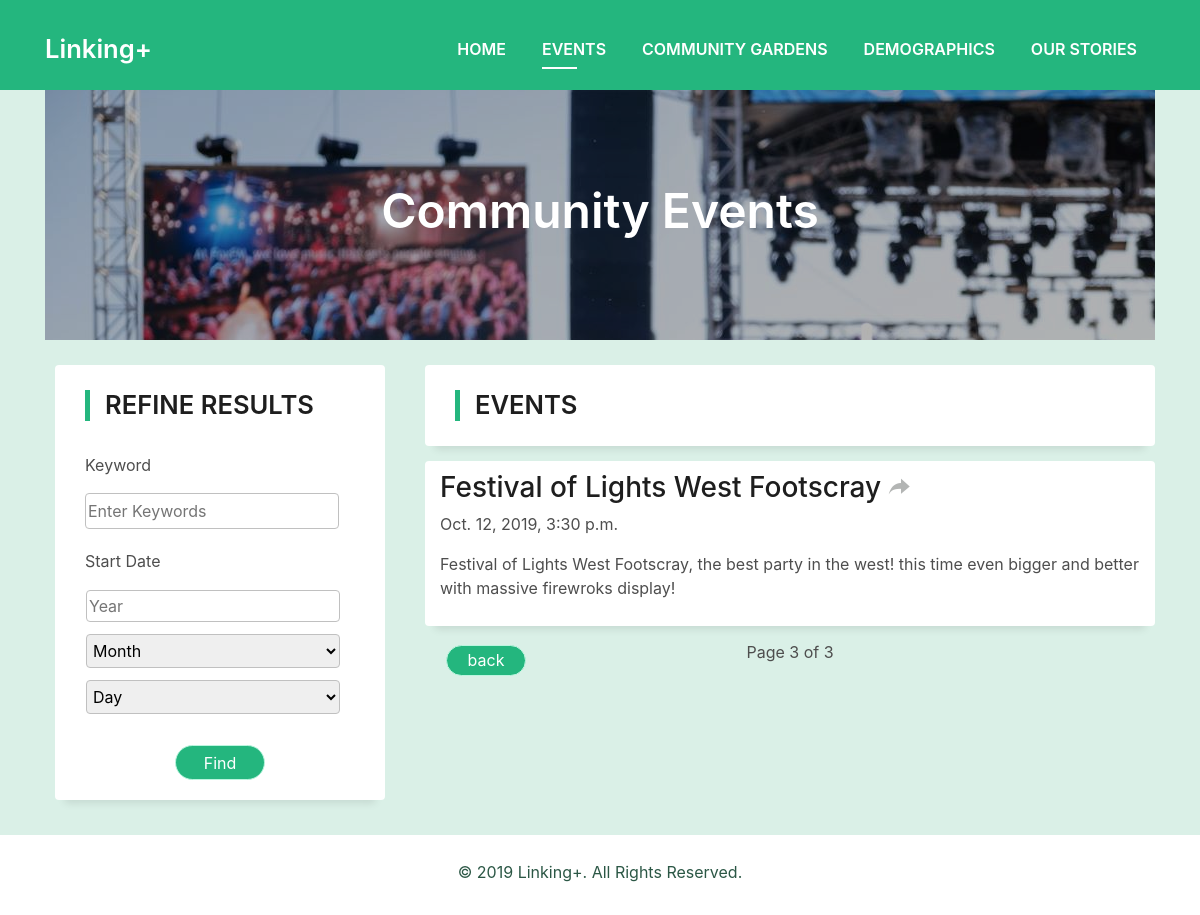
/immigrant/events?page=3, run on an earlier commit of the app's database.
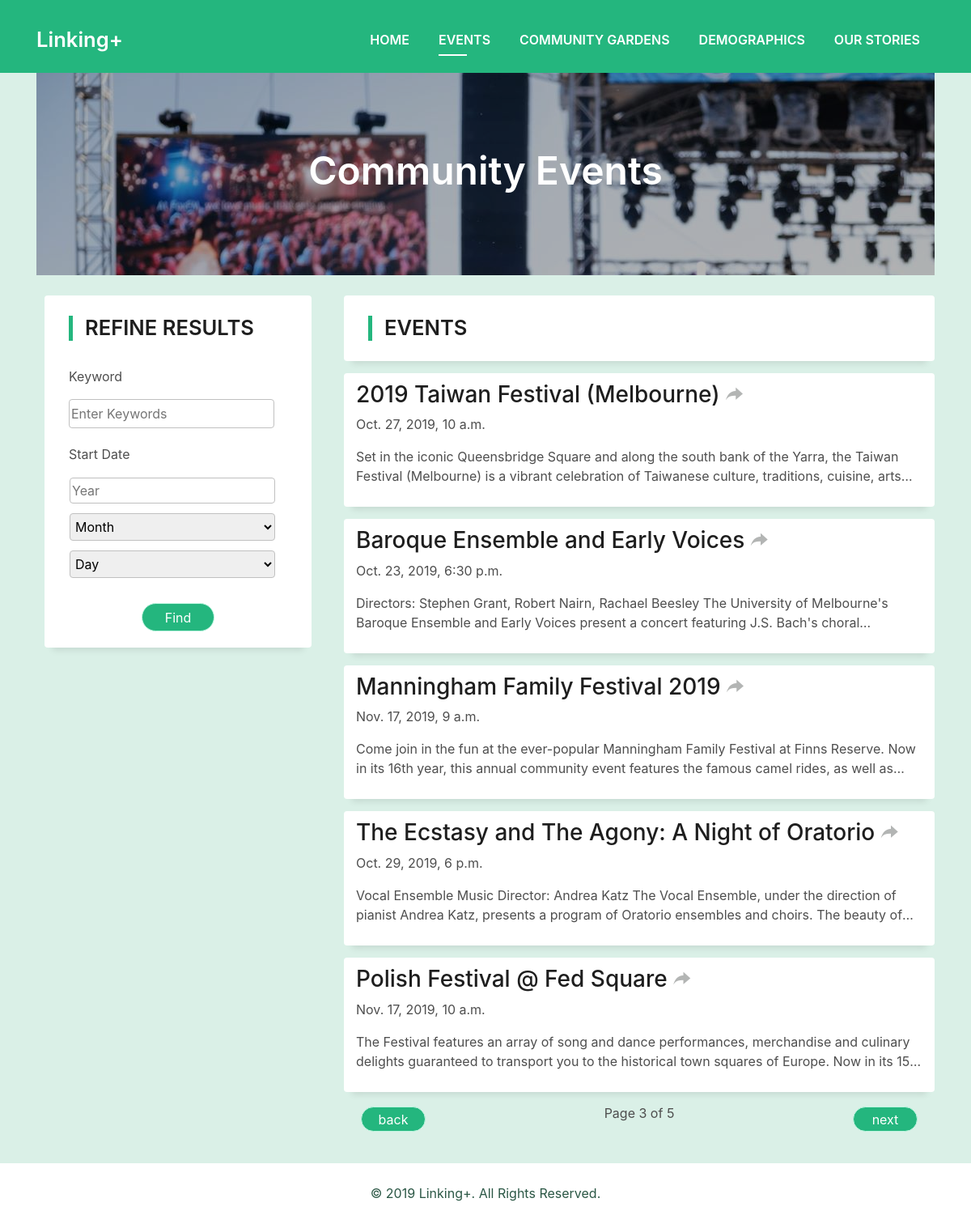
And on a later commit of the database.
### Immigrant/models.py (models this page shows, shortened)
class Event(models.Model):
    title = models.CharField(max_length=100)
    description = models.TextField()
    link = models.CharField(max_length=300)
    start_date = models.DateTimeField()
    end_date = models.DateTimeField()

### Immigrant/views.py (the view)
# urls.py: path('events', views.event_display, name='event_display'),
def event_display(request):
    events = Event.objects.all()
    paginator = Paginator(events, 5)
    page_num = request.GET.get('page', 1)
    page_of_events = paginator.get_page(page_num)
    context = {}
    context['page_of_events'] = page_of_events
    return render(request, "event_display.html", context)

### Immigrant/templates/event_display.html (shortened to what this page needs)
{% extends 'layout.html' %}
{% load staticfiles %}
{% block content %}
    <div style="background-color: #24b67e; height: 90px;"></div>
    <section id="event">
        <div class="container" style="height: 250px;">
            <div style="background-image: url(/static/images/event.jpg);">
                <div class="intro-content display-table">
                    <div class="table-cell box-banner">
                        <div align="center" class="container" >
                            <h2 class="box-banner-text">Community Events</h2>
                        </div>
                    </div>
                </div>
            </div>
        </div>
        <div class="container info-area">
            <div class="row">
                <div class="col-xs-12 col-md-5 col-lg-4">
                    <div class="find-area">
                        <h2 class="sidebar-title">Refine Results</h2>
                        <form action="{% url 'search' %}">
                            <div align="center">
                                <div class="row find-div">
                                    <div class="col-xs-4">
                                        <p style="margin-right: 15px;">Keyword&nbsp;</p>
                                    </div>
                                    <div class="col-xs-8">
                                        <input type="text" name="keyword" placeholder="Enter Keywords" value="" class="find-input">
                                    </div>
                                </div>
                                <div class="row find-div">
                                    <div class="col-xs-4">
                                        <p style="margin-right: 5px;">Start&nbsp;Date&nbsp;</p>
                                    </div>
                                    <div class="col-xs-8">
                                        <table>
                                            <tr>
                                                <td>
                                                    <input id="year" type="number" name="year" placeholder="Year" value="" class="find-input" onblur="checkYear()" oninput="changeDate()">
                                                </td>
                                            </tr>
                                            <tr>
                                                <td>
                                                    <select id="month" class="find-input" style="margin: 10px 0;" onchange="changeDate()">
                                                        <option value="0" name="">Month</option>
                                                    </select>
                                                </td>
                                            </tr>
                                            <tr>
                                                <td>
                                                    <select id="day" class="find-input" onchange="changeDay()">
                                                        <option value="0">Day</option>
                                                    </select>
                                                </td>
                                            </tr>
                                        </table>
                                    </div>
                                </div>
                                <button class="button button-a button-rouded" type="submit" style="width: 90px; margin-top: 30px; margin-bottom: 10px;">Find</button>
                            </div>
                        </form>
                    </div>
                </div>
                <div class="col-xs-12 col-md-7 col-lg-8">
                    <div class="event-unit" style="padding-top: 25px;">
                        <h2 class="sidebar-title" style="margin-bottom: 15px;">Events</h2>
                    </div>
                    {% for event in page_of_events %}
                        <div class="event-unit">
                            <h3><a href="{{ event.link }}" target="_blank">{{ event.title }}&nbsp;<span style="color: #b3b5b4;"><i class="ion-forward"></i></span></a></h3>
                            <p>{{ event.start_date }}</p>
                            <p class="event-desc">{{ event.description }}</p>
                        </div>
                    {% endfor %}
                    <div class="row" style="margin-bottom: 15px;">
                        <table style="width: 100%;">
                            <tr align="center">
                                <td style="width: 20%;">
                                    {% if page_of_events.has_previous %}
                                        <a class="button button-a button-rouded" style="width: 80px;" href="{% url 'event_display' %}?page={{ page_of_events.previous_page_number }}">
                                            back
                                        </a>
                                    {% endif %}
                                </td>
                                <td style="width: 60%"><p>Page {{ page_of_events.number }} of {{ page_of_events.paginator.num_pages }}</p></td>
                                <td style="width: 20%;">
                                    {% if page_of_events.has_next %}
                                        <a class="button button-a button-rouded" style="width: 80px;" href="{% url 'event_display' %}?page={{ page_of_events.next_page_number }}">
                                            next
                                        </a>
                                    {% endif %}
                                </td>
                            </tr>
                        </table>
                    </div>
                </div>
            </div>
        </div>
    </section>
{% endblock %}
{% block events %}
    active
{% endblock %}

### templates/layout.html (shortened to what this page needs)
{% load staticfiles %}
<html lang="en">
<head>
    <link rel="stylesheet" href="/static/lib/bootstrap/css/bootstrap.min.css">
    <link rel="stylesheet" href="/static/lib/font-awesome/css/font-awesome.min.css">
    <link rel="stylesheet" href="/static/lib/animate/animate.min.css">
    <link rel="stylesheet" href="/static/lib/ionicons/css/ionicons.min.css">
    <link rel="stylesheet" href="/static/lib/owlcarousel/assets/owl.carousel.min.css">
    <link rel="stylesheet" href="/static/lib/lightbox/css/lightbox.min.css">
    <link rel="stylesheet" href="/static/css/style.css">
</head>
<body>
    <div class="main-container">
        <nav class="navbar navbar-b navbar-trans navbar-expand-md fixed-top" id="mainNav">
            <div class="container">
                <a class="navbar-brand js-scroll" href="{% url 'home' %}">
                    Linking+
                </a>
                <div class="navbar-collapse collapse justify-content-end" id="navbarDefault">
                    <ul class="navbar-nav">
                        <li class="nav-item">
                            <a class="nav-link js-scroll {% block home %}{% endblock %}" href="{% url 'home' %}">Home</a>
                        </li>
                        <li class="nav-item">
                            <a class="nav-link js-scroll {% block events %}{% endblock %}" href="{% url 'event_display' %}">Events</a>
                        </li>
                        <li class="nav-item">
                            <a class="nav-link js-scroll {% block gardens %}{% endblock %}" href="{% url 'garden_report' %}">Community Gardens</a>
                        </li>
                        <li class="nav-item">
                            <a class="nav-link js-scroll {% block maps %}{% endblock %}" href="{% url 'map_display' %}">Demographics</a>
                        </li>
                        <li class="nav-item">
                            <a class="nav-link js-scroll {% block about %}{% endblock %}" href="{% url 'about' %}">Our Stories</a>
                        </li>
                    </ul>
                </div>
            </div>
        </nav>
        {% block content %}{% endblock %}
        <footer>
            <div class="container">
                <div style="color: #2b5745;" align="center">
                    &copy; 2019 Linking+. All Rights Reserved.
                </div>
            </div>
        </footer>
    </div>
</body>
</html>

### static/css/style.css (style rules this page uses)
body { background-color: #fff; color: #4e4e4e; }
.main-container { width: 100%; background-color: #daf0e7; }
h1, h2, h3, h4, h5, h6 { color: #1e1e1e; }
a { color: #1e1e1e; transition: all 0.5s ease-in-out; }
.display-table { width: 100%; height: 100%; display: table; }
.table-cell { display: table-cell; vertical-align: middle; }
.box-banner { background-color: rgba(0, 0, 0, 0.3); height: 100%; width: 100%; }
.box-banner-text { font-weight: 640; color: white; font-size: 3rem; }
.navbar-b { transition: all .5s ease-in-out; background-color: transparent; padding-top: 1.563rem; padding-bottom: 1.563rem; }
.navbar-b.navbar-trans .nav-item, .navbar-b.navbar-reduce .nav-item { position: relative; padding-right: 10px; padding-left: 0; }
.navbar-b.navbar-trans .nav-link, .navbar-b.navbar-reduce .nav-link { color: #fff; text-transform: uppercase; font-weight: 600; }
.navbar-b.navbar-trans .nav-link:before, .navbar-b.navbar-reduce .nav-link:before { content: ''; position: absolute; margin-left: 0px; width: 0%; bottom: 0; left: 0; height: 2px; transition: all 500ms ease; }
.navbar-b.navbar-trans .show > .nav-link:before, .navbar-b.navbar-trans .active > .nav-link:before, .navbar-b.navbar-trans .nav-link.show:before, .navbar-b.navbar-trans .nav-link.active:before, .navbar-b.navbar-reduce .show > .nav-link:before, .navbar-b.navbar-reduce .active > .nav-link:before, .navbar-b.navbar-reduce .nav-link.show:before, .navbar-b.navbar-reduce .nav-link.active:before { width: 35px; }
.navbar-b.navbar-trans .nav-link:before { background-color: #fff; }
.navbar-b.navbar-trans .show > .nav-link, .navbar-b.navbar-trans .active > .nav-link, .navbar-b.navbar-trans .nav-link.show, .navbar-b.navbar-trans .nav-link.active { color: #fff; }
.navbar-b .navbar-brand { color: #fff; font-size: 1.6rem; font-weight: 600; }
form { margin: 0 0 0; }
.info-area { margin-top: 10px; }
.find-area { background-color: #ffffff; margin: 15px 10px; padding: 10px 15px; padding-top: 25px; border-radius: 4px; box-shadow: 0 13px 8px -10px rgba(0, 0, 0, 0.1); }
.find-div { margin-top: 20px; margin-left: 15px; margin-right: 5px; }
.find-input { width: 100%; padding: 5px 2px; border-radius: 4px; border: 1px solid #C0C0C0; }
.event-unit { background-color: #ffffff; margin: 15px 0; padding: 10px 15px; border-radius: 4px; box-shadow: 0 13px 8px -10px rgba(0, 0, 0, 0.1); }
.event-desc { overflow: hidden; text-overflow: ellipsis; display: -webkit-box; display: box; -webkit-line-clamp: 2; -webkit-box-orient: vertical; }
.sidebar-title { font-size: 1.6rem; font-weight: 600; border-left: 5px solid #24b67e; padding-left: 15px; text-transform: uppercase; margin-left: 15px; margin-bottom: 2rem; }
footer { text-align: center; margin-top: 20px; height: 80px; padding-top: 25px; background-color: #fff; }
.button { display: inline-block; padding: .3rem .6rem; text-align: center; vertical-align: middle; -webkit-user-select: none; -moz-user-select: none; -ms-user-select: none; user-select: none; font-size: 1rem; border-radius: .3rem; border: 1px solid transparent; transition: all 500ms ease; cursor: pointer; }
.button-a { background-color: #24b67e; color: #fff; border-color: #bbf5df; }
.button-rouded { border-radius: 5rem; }
@media (min-width: 768px) { .navbar-b.navbar-trans .nav-item, .navbar-b.navbar-reduce .nav-item { padding-left: 10px; } }
@media (min-width: 768px) { .navbar-b.navbar-trans .nav-link:before, .navbar-b.navbar-reduce .nav-link:before { margin-left: 18px; } }

What changed in the data, as far as the page shows it:
changed Event: title "Festival of Lights West Footscray" → "2019 Taiwan Festival (Melbourne)"; start_date "Oct. 12, 2019, 3:30 p.m." → "Oct. 27, 2019, 10 a.m."; description "Festival of Lights West Footscray, the best party in the west! this time even bigger and better with massive firewroks display!" → "Set in the iconic Queensbridge Square and along the south bank of the Yarra, the Taiwan Festival (Melbourne) is a vibrant celebration of Taiwanese culture, traditions, cuisine,…"
added Event: title "Baroque Ensemble and Early Voices", start_date "Oct. 23, 2019, 6:30 p.m.", description "Directors: Stephen Grant, Robert Nairn, Rachael Beesley The University of Melbourne's Baroque Ensemble and Early Voices present a concert featuring J.S. Bach's…"
added Event: title "Manningham Family Festival 2019", start_date "Nov. 17, 2019, 9 a.m.", description "Come join in the fun at the ever-popular Manningham Family Festival at Finns Reserve. Now in its 16th year, this annual community event features the famous camel rides, as well…"
added Event: title "The Ecstasy and The Agony: A Night of Oratorio", start_date "Oct. 29, 2019, 6 p.m.", description "Vocal Ensemble Music Director: Andrea Katz The Vocal Ensemble, under the direction of pianist Andrea Katz, presents a program of Oratorio ensembles and choirs. The beauty…"
added Event: title "Polish Festival @ Fed Square", start_date "Nov. 17, 2019, 10 a.m.", description "The Festival features an array of song and dance performances, merchandise and culinary delights guaranteed to transport you to the historical town squares of Europe. Now in its…"
Also different on the page:
{{ page_of_events.paginator.num_pages }}: "3" → "5"
text now shown: "next"
